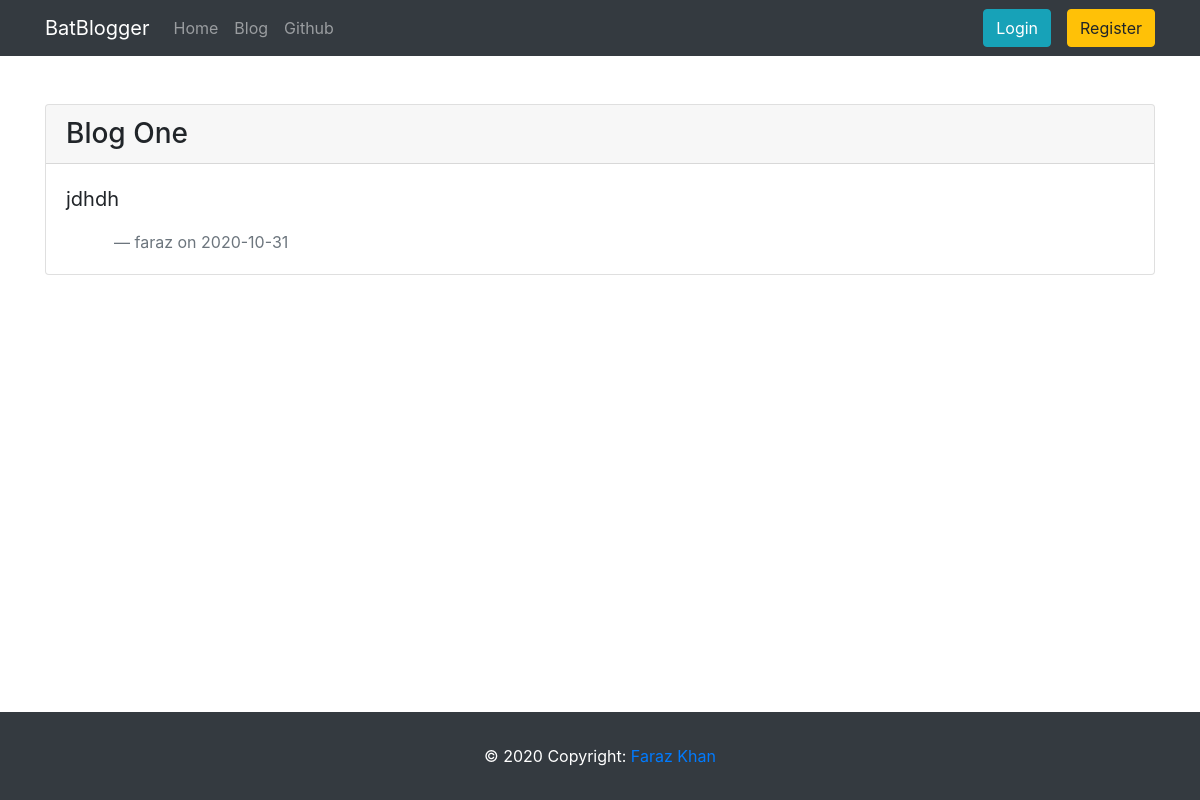
/blog/1, run on an earlier commit of the app's database.
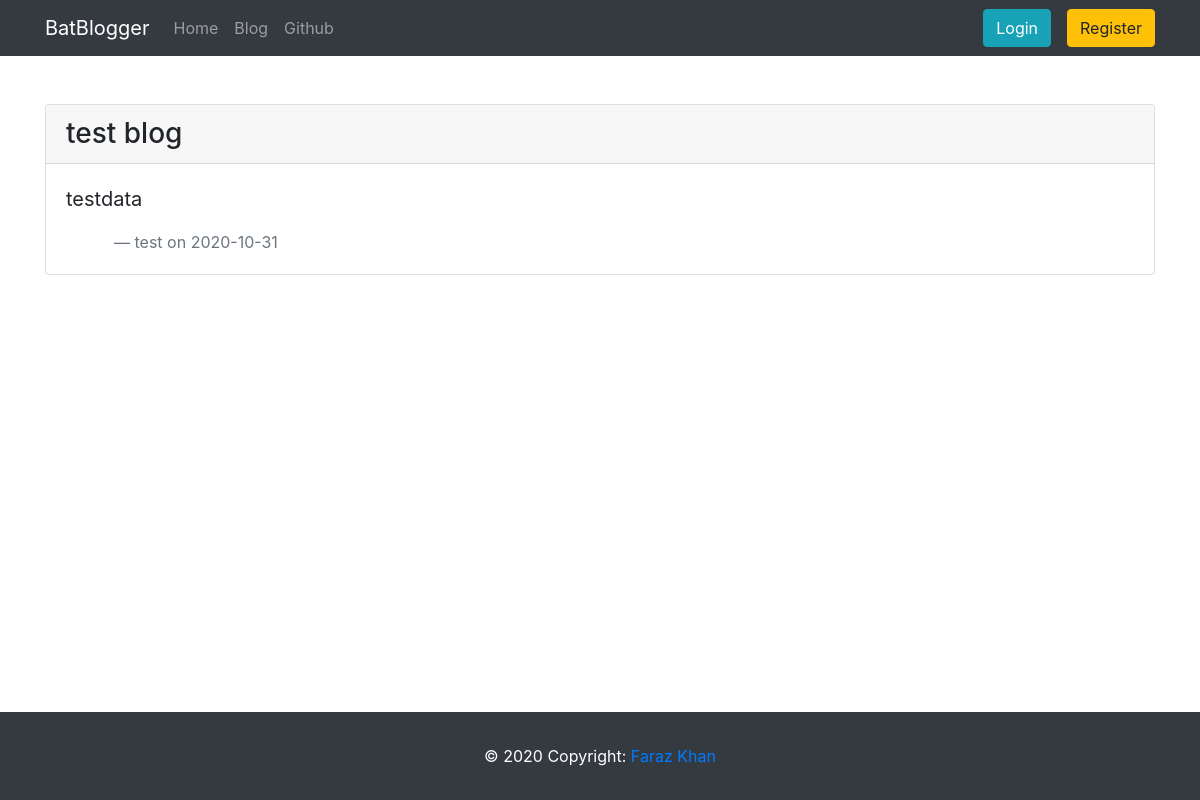
And on a later commit of the database.
### blog/models.py (models this page shows, shortened)
class Post(db.Model):
    id = db.Column(db.Integer,primary_key=True)
    title = db.Column(db.String(100),nullable=False)
    date_posted = db.Column(db.DateTime,nullable=False,default=datetime.utcnow())
    content = db.Column(db.Text,nullable=False)
    user_id = db.Column(db.Integer,db.ForeignKey('user.id'),nullable=False)

class User(db.Model,UserMixin):
    id = db.Column(db.Integer,primary_key=True)
    username = db.Column(db.String(20),unique=True,nullable=False)
    email = db.Column(db.String(100),unique=True,nullable=False)
    image_file = db.Column(db.String(20),nullable=False,default='default.jpg')
    password = db.Column(db.String(60),nullable=False)
    posts = db.relationship('Post',backref='author',lazy=True)

### blog/posts/routes.py (the view)
@posts.route("/blog/<int:id>")
def post(id):
    post = Post.query.get_or_404(id)
    return render_template('readblog.html',post=post)

### blog/templates/readblog.html (shortened to what this page needs)
{% extends "base.html" %}
{% block content %}
<div style="margin-bottom:200px;" class="container">
<div class="card my-5">
    <div class="card-header">
        <h3 class="d-inline">{{post.title}}</h3>
    </div>
    <div class="card-body">
      <blockquote class="blockquote mb-0">
        {{post.content | markdown}}
        <footer class="ml-5 blockquote-footer">{{post.author.username}} on {{post.date_posted.strftime('%Y-%m-%d')}}</footer>
      </blockquote>
    </div>
</div>
</div>
{% endblock content %}

What changed in the data, as far as the page shows it:
changed Post: title "Blog One" → "test blog"; content "jdhdh" → "testdata"
changed User: author.username "faraz" → "test"
